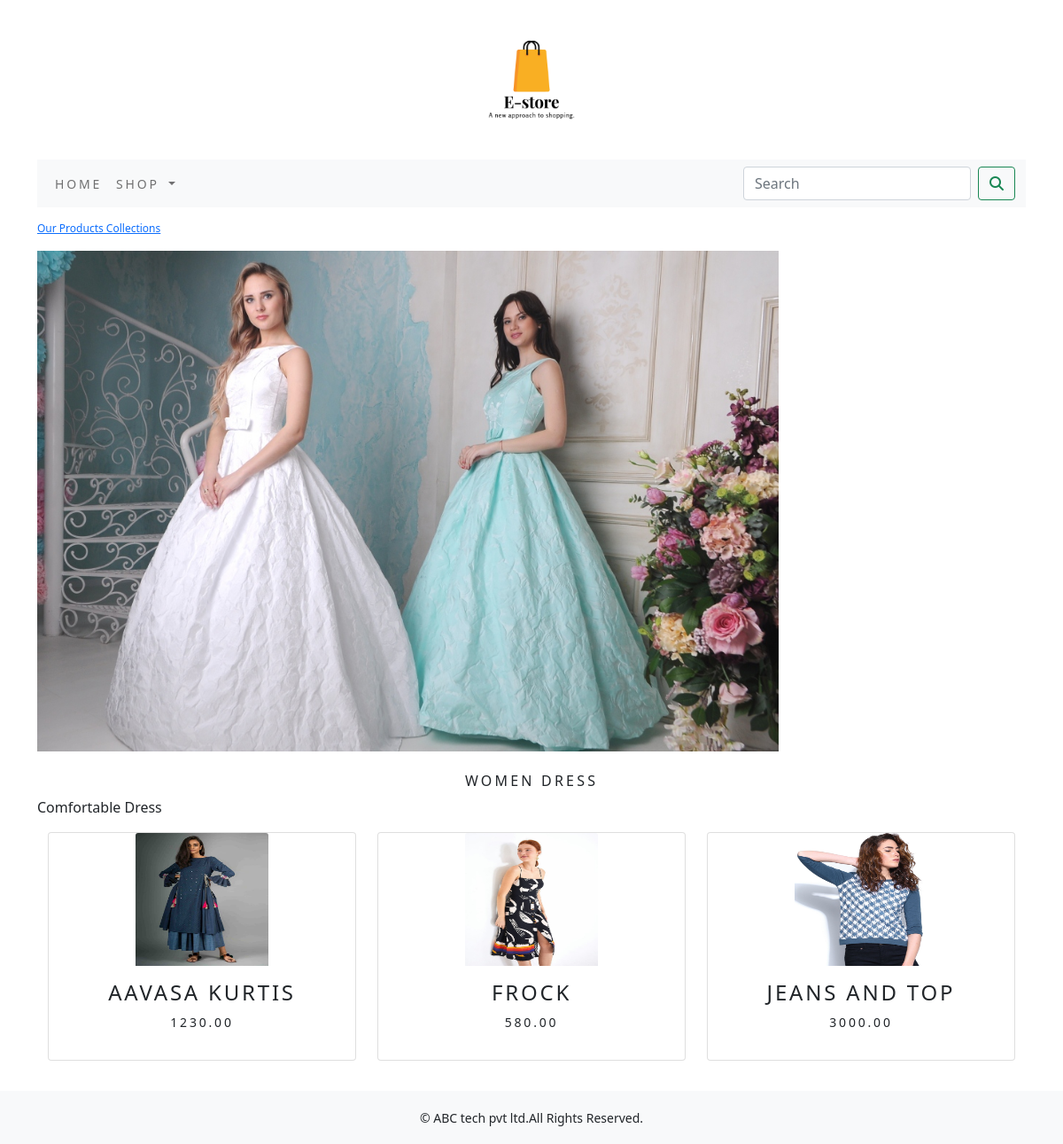
/shop/women-dress/, run on the app's committed database.
### shop/models.py (models this page shows, shortened)
class Category(models.Model):
    name=models.CharField(max_length=250,unique=True)
    slug=models.SlugField(max_length=250,unique=True)
    description=models.TextField(blank=True)
    img=models.ImageField(upload_to='category',blank=True)
    class Meta:
        ordering=('name',)
        verbose_name='category'
        verbose_name_plural='categories'
    def get_url(self):
        return reverse('shop:product_by_category',args=[self.slug])

class Product(models.Model):
    name = models.CharField(max_length=250, unique=True)
    slug = models.SlugField(max_length=250, unique=True)
    description = models.TextField(blank=True)
    price=models.DecimalField(max_digits=10,decimal_places=2)
    category=models.ForeignKey(Category,on_delete=models.CASCADE)
    image=models.ImageField(upload_to='product',blank=True)
    stock=models.IntegerField()
    available=models.BooleanField(default=True)
    created=models.DateTimeField(auto_now_add=True)
    updated=models.DateTimeField(auto_now=True)
    def get_url(self):
        return reverse('shop:ProdCatdetail',args=[self.category.slug,self.slug])
    class Meta:
        ordering = ('name',)
        verbose_name = 'product'
        verbose_name_plural = 'products'

### shop/views.py (the view)
# urls.py: path('', views.allProdCat,name='allProdCat'),
def allProdCat(request,c_slug=None):
    c_page=None
    products_list=None
    if c_slug!=None:
        c_page=get_object_or_404(Category,slug=c_slug)
        products_list=Product.objects.all().filter(category=c_page,available=True)
    else:
        products_list = Product.objects.all().filter(available=True)
    paginator = Paginator(products_list, 6)
    try:
        page = int(request.GET.get('page', 1))
    except:
        page=1
    try:
        products = paginator.page(page)
    except  (InvalidPage, EmptyPage):
        products = paginator.page(paginator.num_pages)
    return render(request,"category.html",{'category':c_page,'products':products})

### cart/context_processors.py (called while the page is built)
def counter(request):
    item_count=0
    if 'admin' in request.path:
        return {}
    else:
        try:
            cart=Cart.objects.filter(cart_id= _cart_id(request))
            car_items=CartItem.objects.all().filter(cart=cart[:1])
            for cart_item in car_items:
                item_count += cart_item.quantity
        except Cart.DoesNotExixst:
            item_count=0
    return dict(item_count=item_count)

### cart/views.py (called while the page is built)
def _cart_id(request):
    cart=request.session.session_key
    if not cart:
        cart=request.session.create()
    return cart

### shop/context_processors.py (called while the page is built)
def menu_links(request):
    links=Category.objects.all()
    return dict(links=links)

### templates/category.html (shortened to what this page needs)
{% extends 'base.html' %}
{% load static %}
{% block content %}
    {% if category %}
        <div>
            <div class="row my_row_class">
                <div class="mx_auto">
                <p>
                    <a href="{% url 'shop:allProdCat' %}">Our Products Collections</a>
                </p>
            </div>
                </div>
        </div>
    {% endif %}
        <div class="mx_auto">
            {% if category %}
            <img class="my_image" src="{{category.img.url}}" alt="{{category.name}}">
        </div>
        <br>
        <div>
            <h1 class="text-center my_title">{{category.name}}</h1>
            <p class="text-justify">{{category.description}}</p>
        </div>
    {% endif %}
        <div class="container">
            <div class="row mx_auto">
                {% for product in products.object_list %}
                <div class="my_bottom_margin col-9 col-sm-12 col-md-4 col-lg-4">
                    <div class="card text-center" style="min-width:18rem;">
                        <a href="{{product.get_url}}">
                             <img class="card-img-top my_image" src="{{product.image.url}}" alt="{{product.name}}" style="width: 150px; height: 150px;">
                        </a>
                        <div class="card-body">
                            <h4>{{product.name}}</h4>
                            <p>{{product.price}}</p>
                        </div>
                    </div>
                </div>
                {% endfor %}
            </div>
    <br>
            </div>
{% endblock %}

### static/css/custom.css (style rules this page uses)
body { font-family: 'Roboto', sans-serif; }
.my_row_class { padding-top:15px; }
.my_row_class .mx_auto { color:#000; font-size:12px; }
.my_image { width:75%; height:auto; }
.my_title { font-size:16px; text-transform:uppercase; letter-spacing:.2em; }
.my_bottom_margin { margin-bottom:10px; }
.card-body { font-size:14px; text-transform:uppercase; letter-spacing:.2em; }

### data on the page
Category: img (picture), name "WOMEN DRESS", description "Comfortable Dress"
Product: image (picture), name "AAVASA KURTIS", price "1230.00"
Product: image (picture), name "FROCK", price "580.00"
Product: image (picture), name "JEANS AND TOP", price "3000.00"
